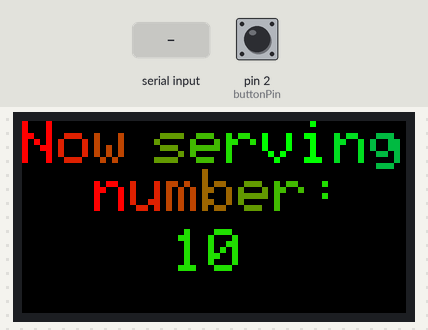
Bench run of a sketch on a simulated Arduino Mega 2560, built with avr-gcc and run on an emulated ATmega2560. On the bench: 64×32 colour display. Inputs (shaded band) come from the test bench; at power-on: pin 2 (buttonPin) HIGH.

Above: at 1.2 s.
1.3 s: pin 2 (buttonPin) pulled LOW for 0.15 s
At 1.8 s:
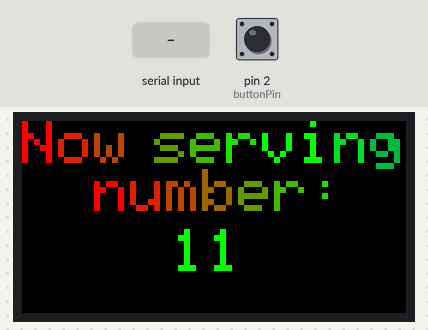
2.9 s: "90,45\n" received over Serial
At 3.2 s:
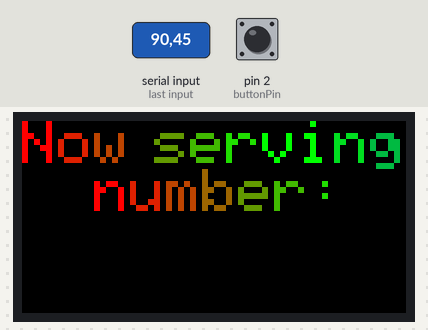
4.4 s: "30,150\n" received over Serial
At 5.5 s:
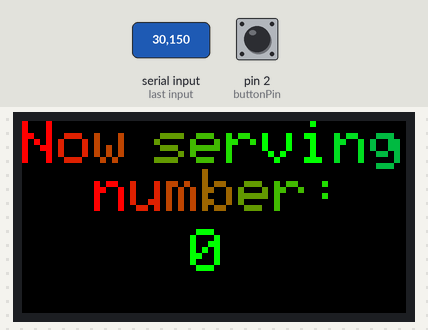
5.9 s: pin 2 (buttonPin) pulled LOW for 1 s
At 6.4 s:
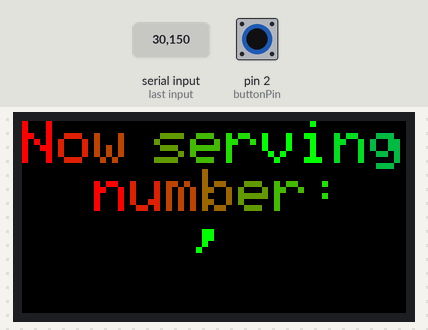
8.4 s: pin 2 (buttonPin) pulled LOW for 0.15 s
At 9.5 s:
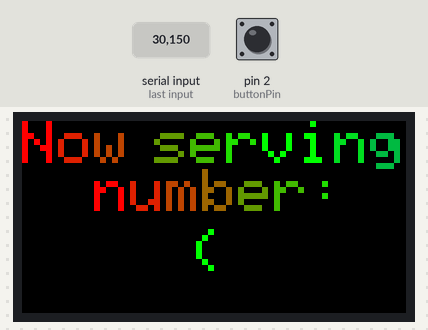
10.0 s: pin 2 (buttonPin) pulled LOW for 3.2 s
At 10.7 s:
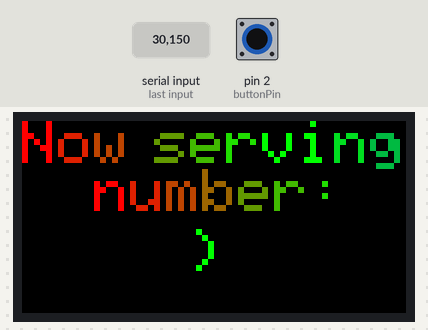
Timing chart, 0 to 13.0 s (numbered marks = the images above; inputs shaded):
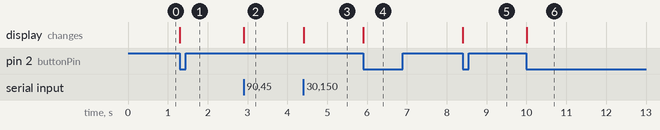

The sketch:

DeliCounterDisplay_32x64.ino
```cpp
// karl303
// DeliCounterDisplay_32x64
//
// Targets Arduino Mega with a 32x64 RGB LED matrix panel
// Implements a "Now serving number:" message, followed by
// a number. The number can be incremented by pressing a
// button attached to digital input #2. The number can be
// reset or set by sending a digit through the serial
// interface

// Uses the Adafruit RGBmatrixPanel library
#include <RGBmatrixPanel.h>

#define CLK 11 // USE THIS ON ARDUINO MEGA
#define OE   9
#define LAT 10
#define A   A0
#define B   A1
#define C   A2
#define D   A3

RGBmatrixPanel matrix(A, B, C, D, CLK, LAT, OE, false, 64);

const int buttonPin = 2;  // the number of the pushbutton pin
const int ledPin = 13;    // the number of the LED pin

int buttonState;            // the current reading from the input pin
int lastButtonState = LOW;  // the previous reading from the input pin

int count = 10;
int lastCount = count;

int lastReading = 1;

unsigned long debounceDelay = 350;    // the debounce time; increase if the output flickers

// Copying serial-handler from "Serial Input Basics - updated"
// https://forum.arduino.cc/t/serial-input-basics-updated/382007

const byte numChars = 32;
char receivedChars[numChars];   // an array to store the received data

boolean newData = false;

void setup() {
  pinMode(buttonPin, INPUT);
  Serial.begin(9600);

  matrix.begin();

  int w = 0;

  // fill the screen with 'black'
  matrix.fillScreen(matrix.Color333(0, 0, 0));

  // draw some text!
  matrix.setTextSize(1);     // size 1 == 8 pixels high
  matrix.setTextWrap(false); // Don't wrap at end of line - will do ourselves

  matrix.setCursor(0, 0);    // start at top left, with 8 pixel of spacing
  char *myStr =  "Now ";
  char *myStr1 = "serving";
  char *myStr2 = "number:";

  for (w=0; w<4; w++) {
    matrix.setTextColor(Wheel(w));
    matrix.print(myStr[w]);
  }

  matrix.setCursor(22,0);

  for (w=4; w<11; w++) {
    matrix.setTextColor(Wheel(w));
    matrix.print(myStr1[w-4]);
  }

  matrix.setCursor(12, 8);    // next line

  for (w=0; w<7; w++) {
    matrix.setTextColor(Wheel(w));
    matrix.print(myStr2[w]);
  }

  matrix.setCursor(28, 18);    // next line
  displayDigits(count);
}

void loop() {
  int updateDisplay = 0;

  recvWithEndMarker();

  if (newData == true) {
        updateDisplay = 1;
        newData = false;
  }

  int reading = digitalRead(buttonPin);

  if(lastReading == HIGH && reading == LOW)
  {
    count = count + 1;
    updateDisplay = 1;
  }

  lastReading = reading;

  if(updateDisplay == 1)
  {
    // Set text black and write last count to clear display
    matrix.setTextColor(matrix.Color444(0,0,0));
    displayDigits(lastCount);
    // Set text green and write new count
    matrix.setTextColor(Wheel(8));
    displayDigits(count);

    lastCount = count;

    if(reading == LOW)
    {
      delay(debounceDelay);
    }
  }
}

void recvWithEndMarker() {
    static byte ndx = 0;
    char endMarker = '\n';
    char rc;

    while (Serial.available() > 0 && newData == false) {
        rc = Serial.read();

        if (rc != endMarker) {
            receivedChars[ndx] = rc;
            ndx++;
            if (ndx >= numChars) {
                ndx = numChars - 1;
            }
        }
        else {
            receivedChars[ndx] = '\0'; // terminate the string
            count = 0;
            for(int i = 0; i < ndx; i++)
            {
              count = (count * 10) + (int)(receivedChars[i] - '0');
            }
            ndx = 0;
            newData = true;
        }
    }
}

int displayDigits(int number)
{
  int digits = 0;
  int k = 0;
  int temp = 0;

  if(number < 10)
  {
    //Serial.println("number < 10");
    digits = 1;
  }
  else if(number < 100)
  {
    //Serial.println("number < 100");
    digits = 2;
  }
  else if(number < 1000)
  {
    //Serial.println("number < 1000");
    digits = 3;
  }
  else if(number < 10000)
  {
    digits = 4;
  }
  else
  {
    return -1;
  }

  matrix.setCursor(28 - 3*(digits-1),18);

  for(k = 0; k < digits; k++)
  {
    temp = number;
    for(int n = 1; n < (digits - k); n++)
    {
      temp = temp / 10;
    }
    temp = temp % 10;

    matrix.print((char)('0' + temp));
  }
  return number;
}

// Input a value 0 to 24 to get a color value.
// The colours are a transition r - g - b - back to r.
uint16_t Wheel(byte WheelPos) {
  if(WheelPos < 8) {
   return matrix.Color333(7 - WheelPos, WheelPos, 0);
  } else if(WheelPos < 16) {
   WheelPos -= 8;
   return matrix.Color333(0, 7-WheelPos, WheelPos);
  } else {
   WheelPos -= 16;
   return matrix.Color333(WheelPos, 0, 7 - WheelPos);
  }
}
```

Measured:
- after the input at 1.3 s, the display: changes at once (image 1)
- after the input at 2.9 s, the display: changes at once (image 2)
- after the input at 4.4 s, the display: changes at once (image 3)
- after the input at 5.9 s, the display: changes at once (image 4)
- after the input at 8.4 s, the display: changes at once (image 5)
- after the input at 10.0 s, the display: changes at once (image 6)
